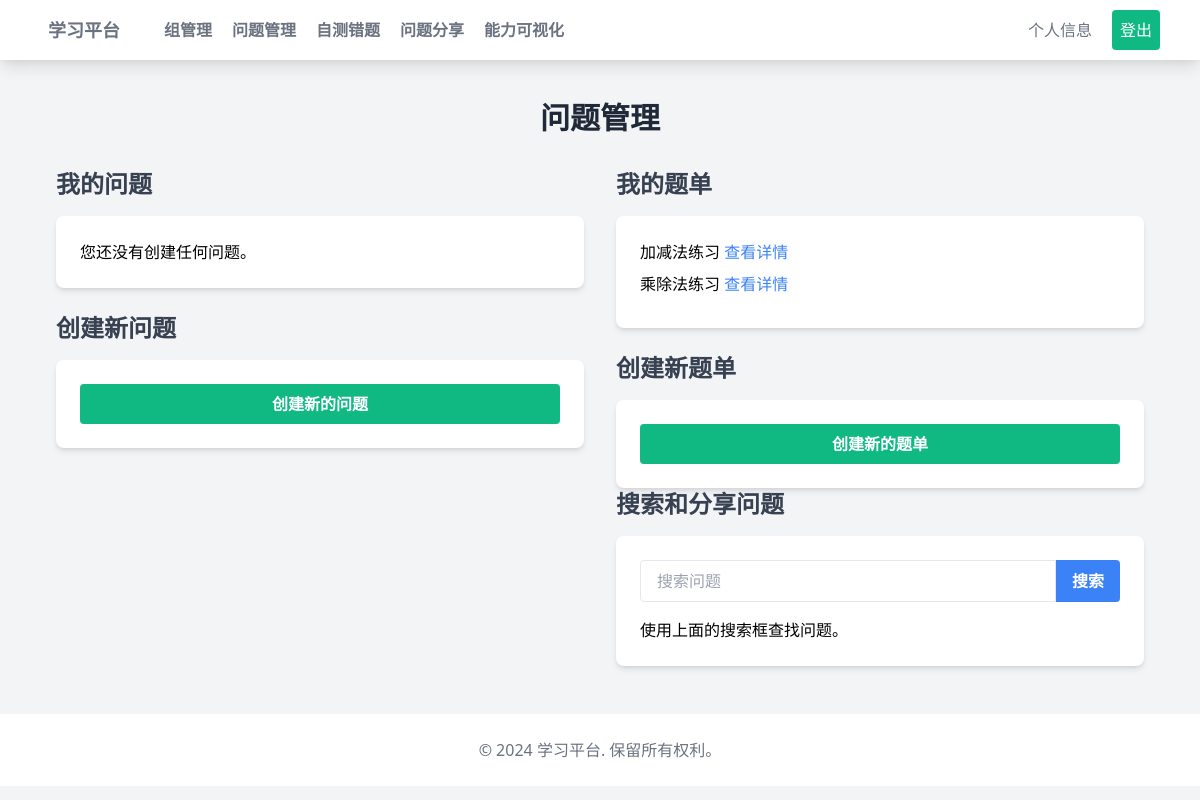
The app's page /questions/management/ (signed in), older data.
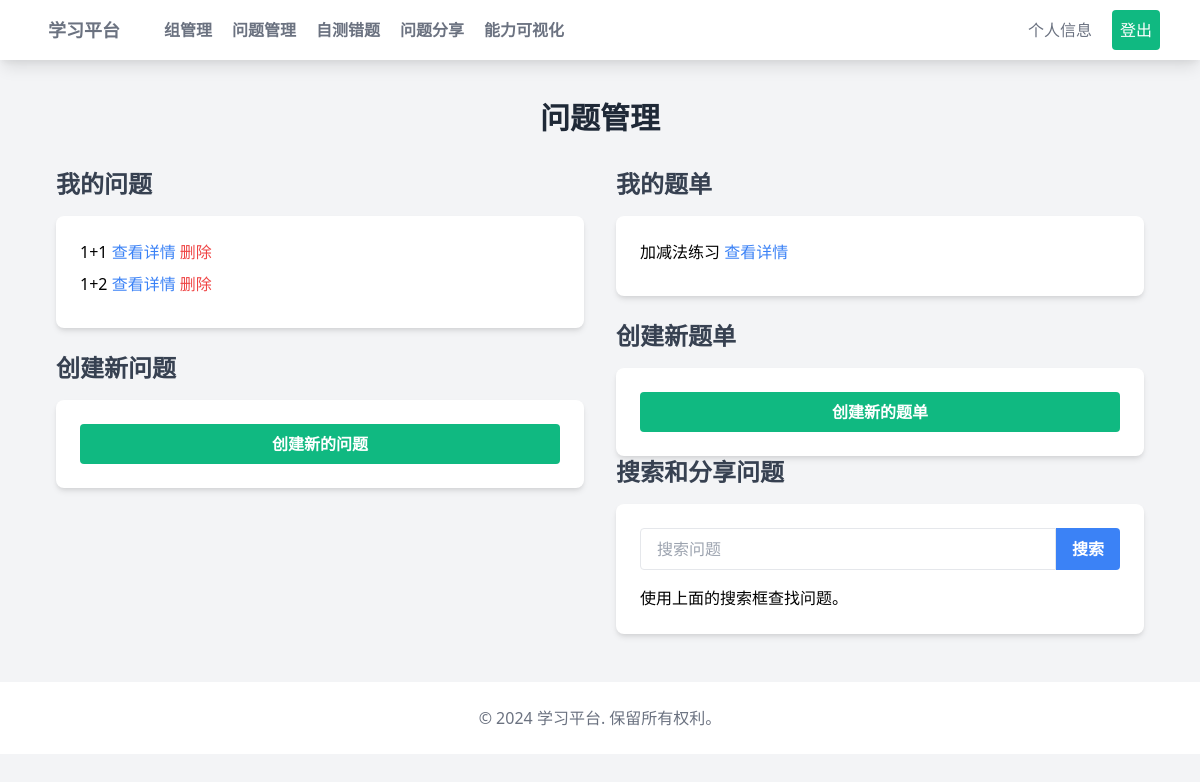
The same page, newer data.
### questions/models.py (models this page shows, shortened)
class QuestionSet(models.Model):
    name = models.CharField(max_length=255)
    description = models.TextField(blank=True)
    questions = models.ManyToManyField(Question, related_name='question_sets', blank=True)
    creator = models.ForeignKey(settings.AUTH_USER_MODEL, on_delete=models.CASCADE)
    shared_with = models.ManyToManyField(settings.AUTH_USER_MODEL, related_name='shared_question_sets', blank=True)

class Question(models.Model):
    TEXT = 'text'
    IMAGE = 'image'
    FORMAT_CHOICES = [
        (TEXT, 'Text'),
        (IMAGE, 'Image')
    ]
    title = models.CharField(max_length=255)
    description = models.TextField(blank=True)
    format = models.CharField(max_length=5, choices=FORMAT_CHOICES)
    image = models.ImageField(upload_to='questions/', blank=True, null=True)
    correct_answer = models.TextField(blank=True)
    creator = models.ForeignKey(settings.AUTH_USER_MODEL, on_delete=models.CASCADE)
    shared_with = models.ManyToManyField(settings.AUTH_USER_MODEL, related_name='shared_questions', blank=True)

### questions/views.py (the view)
# urls.py: path('management/', views.question_management, name='question_management'),
@login_required
def question_management(request):
    search_query = request.GET.get('search', '')
    if search_query:
        search_results = Question.objects.filter(title__icontains=search_query)
        search_performed = True
    else:
        search_results = []
        search_performed = False
    user_questions = Question.objects.filter(creator=request.user)
    user_question_sets = QuestionSet.objects.filter(creator=request.user)
    return render(request, 'questions/management_question.html', {
        'user_questions': user_questions,
        'user_question_sets': user_question_sets,
        'search_results': search_results,
        'search_performed': search_performed
    })

### questions/templates/questions/management_question.html (shortened to what the changed rows need)
{% extends "basehome.html" %}
{% block content %}
<div class="max-w-6xl mx-auto mt-10 px-4">
    <h1 class="text-3xl font-bold text-center text-gray-800 mb-8">问题管理</h1>
    <div class="grid md:grid-cols-2 gap-8">
        <div>
            <h2 class="text-2xl font-semibold text-gray-700 mb-4">我的问题</h2>
            <div class="bg-white shadow-md rounded-lg p-6 mb-6">
                {% if user_questions %}
                    {% for question in user_questions %}
                        <div class="mb-2">
                            {{ question.title }}
                            <a href="{% url 'question_detail' question.id %}" class="text-blue-500 hover:text-blue-700">查看详情</a>
                            <button onclick="deleteQuestion({{ question.id }})" class="text-red-500 hover:text-red-700">删除</button>
                        </div>
                    {% endfor %}
                {% else %}
                    <p>您还没有创建任何问题。</p>
                {% endif %}
            </div>
            <h2 class="text-2xl font-semibold text-gray-700 mb-4">创建新问题</h2>
        </div>
        <div>
            <h2 class="text-2xl font-semibold text-gray-700 mb-4">我的题单</h2>
            <div class="bg-white shadow-md rounded-lg p-6 mb-6">
                {% if user_question_sets %}
                    {% for question_set in user_question_sets %}
                        <div class="mb-2">
                            {{ question_set.name }}
                            <a href="{% url 'question_set_detail' question_set.id %}" class="text-blue-500 hover:text-blue-700">查看详情</a>
                        </div>
                    {% endfor %}
                {% else %}
                    <p>您还没有创建任何题单。</p>
                {% endif %}
            </div>
            <h2 class="text-2xl font-semibold text-gray-700 mb-4">创建新题单</h2>
            <h2 class="text-2xl font-semibold text-gray-700 mb-4">搜索和分享问题</h2>
        </div>
    </div>
</div>
{% endblock %}

Row changes from the older to the newer data that the page shows:
removed QuestionSet: name "乘除法练习"
added Question: title "1+1"
added Question: title "1+2"
Text that changed along with them:
text no longer shown: "您还没有创建任何问题。"
